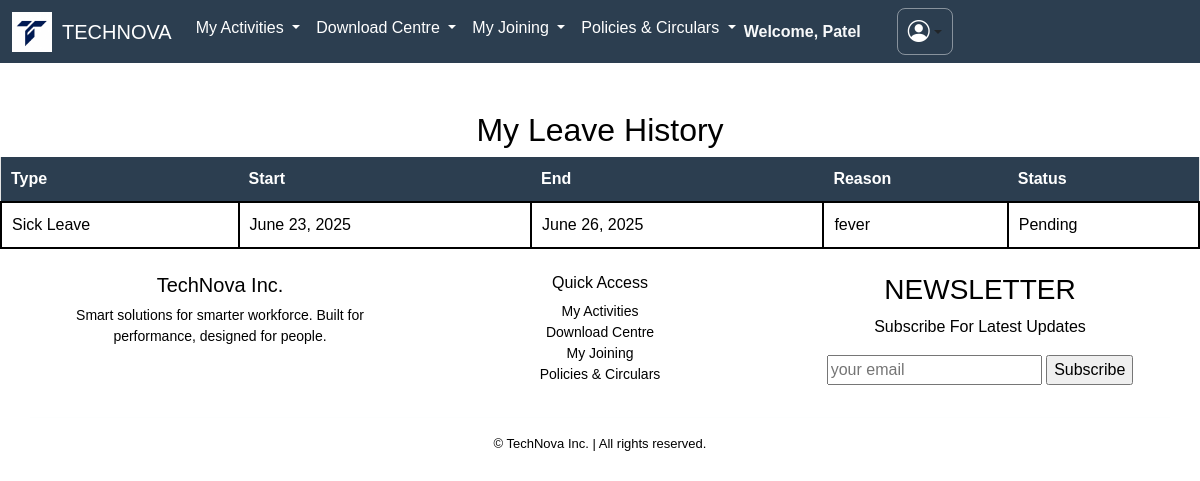
/leave-history/ (signed in), run on the app's committed database.
### apps/dashboard/models.py (models this page shows, shortened)
class BaseClass(models.Model):
    id = models.UUIDField(primary_key=True, default=uuid.uuid4, editable=False)
    created_at = models.DateTimeField(auto_now_add=True)
    updated_at = models.DateTimeField(auto_now=True)
    class Meta:
        abstract = True

class Employee(BaseClass):
    employee_id = models.CharField(max_length=10, unique=True, blank=True)
    first_name = models.CharField(max_length=255,null=False,blank=False)
    last_name = models.CharField(max_length=255,null=False,blank=False)
    company_email = models.EmailField(unique=True,null=False,blank=False)
    pvt_email = models.EmailField(unique=True,null=False,blank=False)
    mobile = models.CharField(max_length=15,null=False,blank=False)
    password = models.CharField(max_length=8, blank=True,null=False)
    doj = models.DateField(verbose_name="Date of Joining",null=False,blank=False)
    dob = models.DateField(verbose_name="Date of Birth", default="2000-01-01")
    location = models.CharField(max_length=100, blank=True, null=True)
    designation = models.CharField(max_length=100, blank=True, null=True)
    department = models.CharField(max_length=100, blank=True, null=True)
    manager = models.CharField(max_length=100, blank=True, null=True)
    photo = models.ImageField(upload_to='employee_photos/', default='default.jpg')

class Leave(BaseClass):
    LEAVE_TYPES = [
        ('SL', 'Sick Leave'),
        ('CL', 'Casual Leave'),
        ('EL', 'Earned Leave'),
    ]
    STATUS_CHOICES = [
        ('Pending', 'Pending'),
        ('Approved', 'Approved'),
        ('Rejected', 'Rejected'),
    ]
    employee = models.ForeignKey(Employee, on_delete=models.CASCADE)
    leave_type = models.CharField(max_length=2, choices=LEAVE_TYPES)
    start_date = models.DateField()
    end_date = models.DateField()
    reason = models.TextField()
    status = models.CharField(max_length=10, choices=STATUS_CHOICES, default='Pending')

### apps/dashboard/views.py (the view)
# urls.py: path('leave-history/', leave_history_view, name='leave_history'),
def leave_history_view(request):
    employee_id = request.session.get('employee_id')
    employee = get_object_or_404(Employee, employee_id=employee_id)
    leaves = Leave.objects.filter(employee=employee).order_by('-start_date')
    return render(request, 'dashboard/leave_history.html', {'employee': employee, 'leaves': leaves})

### apps/dashboard/templates/dashboard/leave_history.html (shortened to what this page needs)
{% extends 'dashboard/base.html' %}
{% block body %}
<body style=" background:#ffffff; font-family: Arial; color: rgb(0, 0, 0); padding: 0px;">
  <h2 style="text-align: center;">My Leave History</h2>
  <table style="width: 100%; border-collapse: collapse; background: rgba(0, 0, 0, 0.1);">
    <thead>
      <tr style="background-color: #2c3e50;">
        <th style="padding: 10px;">Type</th>
        <th style="padding: 10px;">Start</th>
        <th style="padding: 10px;">End</th>
        <th style="padding: 10px;">Reason</th>
        <th style="padding: 10px;">Status</th>
      </tr>
    </thead>
    <tbody>
      {% for leave in leaves %}
      <tr>
        <td style="padding: 10px; ">{{ leave.get_leave_type_display }}</td>
        <td style="padding: 10px; ">{{ leave.start_date }}</td>
        <td style="padding: 10px; ">{{ leave.end_date }}</td>
        <td style="padding: 10px;">{{ leave.reason }}</td>
        <td style="padding: 10px; ">{{ leave.status }}</td>
      </tr>
      {% empty %}
      <tr>
        <td colspan="5" style="text-align: center; padding: 20px;">No leave records found.</td>
      </tr>
      {% endfor %}
    </tbody>
  </table>
</body>
{% endblock %}

### apps/dashboard/templates/dashboard/base.html (shortened to what this page needs)
<!DOCTYPE html>
<html lang="en">
<head>
  <link href="https://cdn.jsdelivr.net/npm/bootstrap@5.3.6/dist/css/bootstrap.min.css"
 rel="stylesheet" />
  <link rel="stylesheet" href="https://cdnjs.cloudflare.com/ajax/libs/font-awesome/6.5.0/css/all.min.css">
 <link rel="stylesheet" href="https://cdnjs.cloudflare.com/ajax/libs/font-awesome/6.4.0/css/all.min.css">
  <link rel="stylesheet" href="https://cdnjs.cloudflare.com/ajax/libs/font-awesome/6.4.0/css/all.min.css">
  <link rel="stylesheet" href="https://cdn.jsdelivr.net/npm/bootstrap-icons@1.11.3/font/bootstrap-icons.css">
</head>
<body>
  <nav class="navbar navbar-expand-lg navbar-cyan">
    <div class="container-fluid">
      <img src="/media/]logoog.jpg" alt="Login Banner"
        style="height: 40px; width: auto; object-fit: contain; vertical-align: middle; margin-right: 10px;">
      <a class="navbar-brand" href="{% url 'index_inner' %}">TECHNOVA</a>
      <div class="collapse navbar-collapse" id="navbarScroll">
        <ul class="navbar-nav me-auto my-2 my-lg-0 navbar-nav-scroll" style="--bs-scroll-height: 100px;">
          <li class="nav-item dropdown">
            <a class="nav-link dropdown-toggle" href="#" role="button" data-bs-toggle="dropdown" aria-expanded="false">
              My Activities
            </a>
          </li>
          <li class="nav-item dropdown">
            <a class="nav-link dropdown-toggle" href="#" role="button" data-bs-toggle="dropdown" aria-expanded="false">
              Download Centre
            </a>
          </li>
          <li class="nav-item dropdown">
            <a class="nav-link dropdown-toggle" href="#" role="button" data-bs-toggle="dropdown" aria-expanded="false">
              My Joining
            </a>
          </li>
          <li class="nav-item dropdown">
            <a class="nav-link dropdown-toggle" href="#" role="button" data-bs-toggle="dropdown" aria-expanded="false">
              Policies & Circulars
            </a>
          </li>
<div class="d-flex align-items-center ms-auto">
            {% if request.session.employee_name %}
            <span class="me-3 text-light fw-bold">Welcome, {{ request.session.employee_name }}</span>
            {% endif %}
<div class="dropdown d-flex align-items-center ms-auto">
  <button class="btn dropdown-toggle d-flex align-items-center justify-content-center"
          type="button" id="userMenu" data-bs-toggle="dropdown" aria-expanded="false"
          style="background-color: transparent; border: 1px solid #ffffff70; padding: 6px 10px; border-radius: 8px;">
    <i class="bi bi-person-circle" style="font-size: 22px; color: white;"></i>
  </button>
</div>
      </div>
    </div>
  </nav>
  <BR></BR>
  {% block body %}
  {% endblock %}
  <footer class="mt-4" style="background: #ffffff; color: black; ">
    <div class="container text-center">
      <div class="row">
        <div class="col-md-4 mb-3">
          <h5>TechNova Inc.</h5>
          <p style="font-size: 14px;">Smart solutions for smarter workforce. Built for performance, designed for people.
          </p>
        </div>
        <div class="col-md-4 mb-3">
          <h6>Quick Access</h6>
          <ul class="list-unstyled" style="font-size: 14px;">
            <li><a href="{% url 'claims_page' %}" class="text-black text-decoration-none">My Activities</a></li>
            <li><a href="{% url 'salary' %}" class="text-black text-decoration-none">Download Centre</a></li>
            <li><a href="{% url 'generalinfo' %}" class="text-black text-decoration-none">My Joining</a></li>
            <li><a href="{% url 'policy_and_circular' %}" class="text-black text-decoration-none">Policies &
                Circulars</a></li>
          </ul>
        </div>
        <div class="col-md-4 mb-3">
          <h3>NEWSLETTER</h3>
          <p>Subscribe For Latest Updates</p>
          <input type="email" placeholder="your email" class="email">
          <input type="submit" value="Subscribe" class="btn-btn-danger">
        </div>
        <hr class="border-light">
        <div style="font-size: 13px;">&copy; {{ current_year }} TechNova Inc. | All rights reserved.</div>
      </div>
  </footer>
</body>
</html>

### apps/dashboard/templates/dashboard/base.html (style rules this page uses)
html, body { height: 100%; margin: 0; background: #ffffff; }
.navbar-cyan { background-color: #2c3e50; }
.navbar-cyan .nav-link, .navbar-cyan .navbar-brand { color: #ffffff !important; }
.navbar-cyan .dropdown { color: black !important; }

### apps/dashboard/templates/dashboard/leave_history.html (style rules this page uses)
th { color: white; }
td { color: black; background-color: white; border: 2px solid black }

### data on the page
Employee: session.employee_name "Patel"
Leave: leave_type "Sick Leave", start_date "June 23, 2025", end_date "June 26, 2025", reason "fever", status "Pending"
